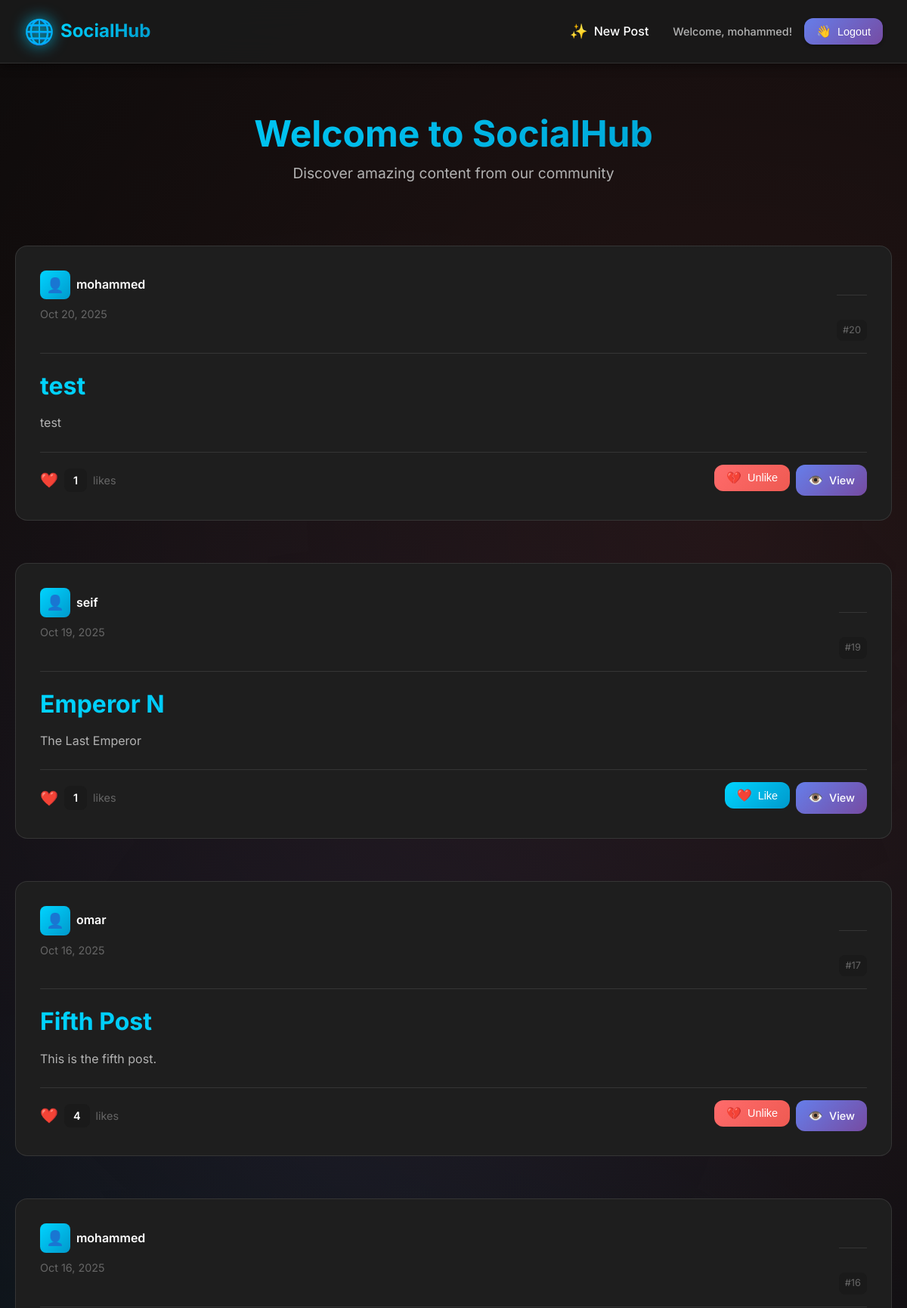
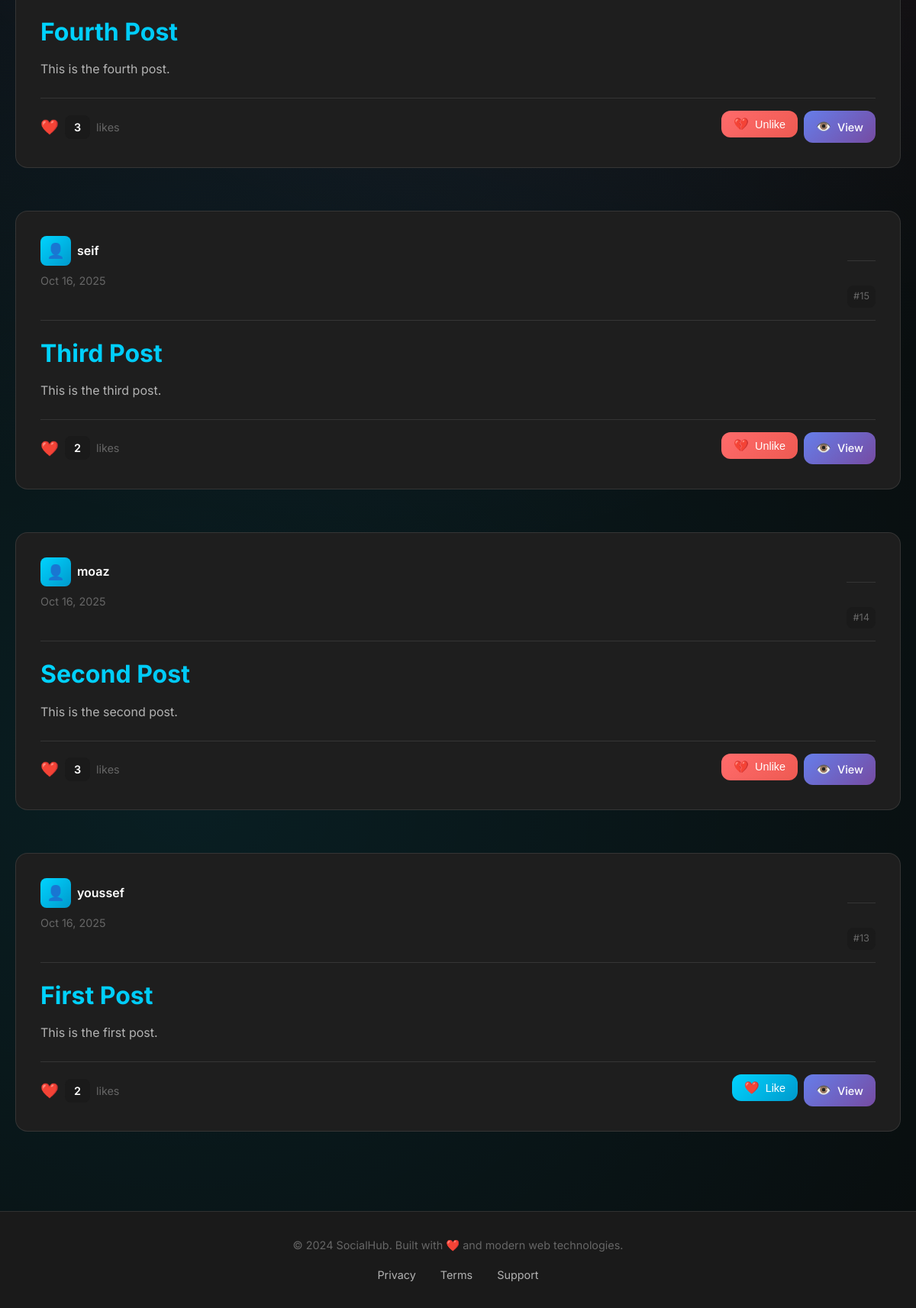
Screenshot of / (signed in) with the database file from the repository (2 pictures, top to bottom).
### posts/models.py (models this page shows, shortened)
class Post(models.Model):
    title = models.CharField(max_length=75)
    body = models.TextField()
    date = models.DateTimeField(auto_now_add=True)
    banner = models.ImageField(blank=True)
    author = models.ForeignKey(User, on_delete=models.CASCADE, default=None)
    likes = models.ManyToManyField(User, related_name='liked_posts', blank=True)
    def total_likes(self):
        return self.likes.count()

### posts/views.py (the view)
# urls.py: path('', views.posts_list, name="list"),
def posts_list(request):
    posts = Post.objects.all().order_by('-date')
    return render(request, 'posts/posts_list.html', {'posts': posts})

### posts/templates/posts/posts_list.html (shortened to what this page needs)
{% extends 'layout.html' %}
{% block content %}
    <div class="page-header">
        <h1>Welcome to SocialHub</h1>
        <p class="page-subtitle">Discover amazing content from our community</p>
    </div>
    <section id="posts_section" class="posts-container">
        {% if posts %}
            {% for post in posts %}
                <article class="post" data-post-id="{{ post.id }}">
                    <div class="post-header">
                        <div class="post-meta">
                            <span class="post-author">
                                <span class="author-avatar">👤</span>
                                {{ post.author }}
                            </span>
                            <span class="post-date">{{ post.date|date:"M d, Y" }}</span>
                        </div>
                        <div class="post-actions">
                            <span class="post-id">#{{ post.id }}</span>
                        </div>
                    </div>
                    <div class="post-content">
                        <h2 class="post-title">
                            <a href="{% url 'posts:page' post.id %}">
                                {{ post.title }}
                            </a>
                        </h2>
                        <div class="post-body">
                            <p>{{ post.body|truncatewords:30 }}</p>
                        </div>
                    </div>
                    <div class="post-footer">
                        <div class="post-stats">
                            <div class="likes-container">
                                <span class="likes-icon">❤️</span>
                                <span class="likes-count">{{ post.total_likes }}</span>
                                <span class="likes-label">likes</span>
                            </div>
                        </div>
                        <div class="post-interactions">
                            {% if user.is_authenticated %}
                                <form action="{% url 'posts:like-post' post.id %}" method="POST" class="like-form">
                                    {% if user in post.likes.all %}
                                        <button type="submit" class="interaction-btn unlike-btn" title="Unlike this post">
                                            <span class="btn-icon">💔</span>
                                            <span class="btn-text">Unlike</span>
                                        </button>
                                    {% else %}
                                        <button type="submit" class="interaction-btn like-btn" title="Like this post">
                                            <span class="btn-icon">❤️</span>
                                            <span class="btn-text">Like</span>
                                        </button>
                                    {% endif %}
                                </form>
                                <a href="{% url 'posts:page' post.id %}" class="interaction-btn view-btn" title="View full post">
                                    <span class="btn-icon">👁️</span>
                                    <span class="btn-text">View</span>
                                </a>
                            {% else %}
                                <a href="{% url 'users:login' %}" class="interaction-btn login-prompt" title="Login to interact">
                                    <span class="btn-icon">🔐</span>
                                    <span class="btn-text">Login to interact</span>
                                </a>
                            {% endif %}
                        </div>
                    </div>
                </article>
            {% endfor %}
        {% endif %}
    </section>
{% endblock %}

### templates/layout.html (shortened to what this page needs)
<!DOCTYPE html>
{% load static %}
<html lang="en">
<head>
    <link rel="stylesheet" href="{% static 'css/style.css' %}">
</head>
<body>
    <nav>
        <div class="nav-brand">
            <a href="/" class="brand-link">
                <span class="brand-icon">🌐</span>
                <span class="brand-text">SocialHub</span>
            </a>
        </div>
        <div class="nav-links">
            {% if user.is_authenticated %}
                <a href="{% url 'posts:new-post' %}" class="nav-link">
                    <span class="nav-icon">✨</span>
                    <span class="nav-text">New Post</span>
                </a>
                <div class="user-menu">
                    <span class="user-greeting">Welcome, {{ user.username }}!</span>
                    <form class="logout" action="{% url 'users:logout' %}" method="post">
                        <button class="logout-button" aria-label="User Logout" title="User Logout">
                            <span class="logout-icon">👋</span>
                            <span class="logout-text">Logout</span>
                        </button>
                    </form>
                </div>
            {% endif %}
        </div>
    </nav>
    <main>
        {% block content %}
        {% endblock %}
    </main>
    <footer class="site-footer">
        <div class="footer-content">
            <p>&copy; 2024 SocialHub. Built with ❤️ and modern web technologies.</p>
            <div class="footer-links">
                <a href="#" class="footer-link">Privacy</a>
                <a href="#" class="footer-link">Terms</a>
                <a href="#" class="footer-link">Support</a>
            </div>
        </div>
    </footer>
</body>
</html>

### rows the page displays
Post: author "mohammed", date "Oct 20, 2025", id "20", title "test", body "test", total_likes "1", shows "Unlike"
Post: author "seif", date "Oct 19, 2025", id "19", title "Emperor N", body "The Last Emperor", total_likes "1", shows "Like"
Post: author "omar", date "Oct 16, 2025", id "17", title "Fifth Post", body "This is the fifth post.", total_likes "4", shows "Unlike"
Post: author "mohammed", date "Oct 16, 2025", id "16", title "Fourth Post", body "This is the fourth post.", total_likes "3", shows "Unlike"
Post: author "seif", date "Oct 16, 2025", id "15", title "Third Post", body "This is the third post.", total_likes "2", shows "Unlike"
Post: author "moaz", date "Oct 16, 2025", id "14", title "Second Post", body "This is the second post.", total_likes "3", shows "Unlike"
Post: author "youssef", date "Oct 16, 2025", id "13", title "First Post", body "This is the first post.", total_likes "2", shows "Like"

### other values shown
{{ user.username }} "mohammed"
